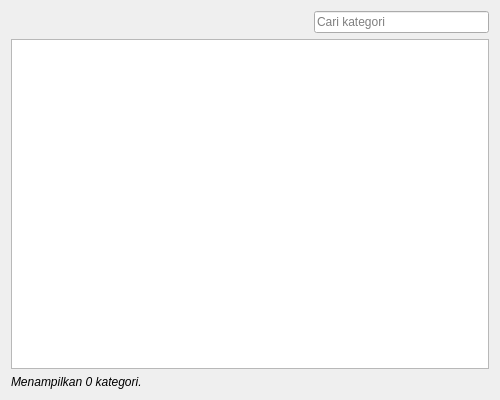
<?xml version="1.0" encoding="UTF-8"?>
<ui version="4.0">
 <class>ProductCategoryManager</class>
 <widget class="QDialog" name="ProductCategoryManager">
  <property name="geometry">
   <rect>
    <x>0</x>
    <y>0</y>
    <width>500</width>
    <height>400</height>
   </rect>
  </property>
  <property name="minimumSize">
   <size>
    <width>500</width>
    <height>400</height>
   </size>
  </property>
  <property name="windowTitle">
   <string>Produk Kategori</string>
  </property>
  <layout class="QVBoxLayout" name="verticalLayout">
   <item>
    <layout class="QHBoxLayout" name="toolBarLayout">
     <item>
      <spacer name="horizontalSpacer">
       <property name="orientation">
        <enum>Qt::Horizontal</enum>
       </property>
       <property name="sizeHint" stdset="0">
        <size>
         <width>40</width>
         <height>20</height>
        </size>
       </property>
      </spacer>
     </item>
     <item>
      <widget class="QLineEdit" name="searchEdit">
       <property name="maximumSize">
        <size>
         <width>175</width>
         <height>16777215</height>
        </size>
       </property>
       <property name="placeholderText">
        <string>Cari kategori</string>
       </property>
       <property name="clearButtonEnabled">
        <bool>true</bool>
       </property>
      </widget>
     </item>
    </layout>
   </item>
   <item>
    <widget class="TableView" name="tableView"/>
   </item>
   <item>
    <widget class="QLabel" name="infoLabel">
     <property name="font">
      <font>
       <italic>true</italic>
      </font>
     </property>
     <property name="text">
      <string>Menampilkan 0 kategori.</string>
     </property>
    </widget>
   </item>
  </layout>
 </widget>
 <customwidgets>
  <customwidget>
   <class>TableView</class>
   <extends>QTableView</extends>
   <header location="global">tableview.h</header>
  </customwidget>
 </customwidgets>
 <resources/>
 <connections/>
</ui>
